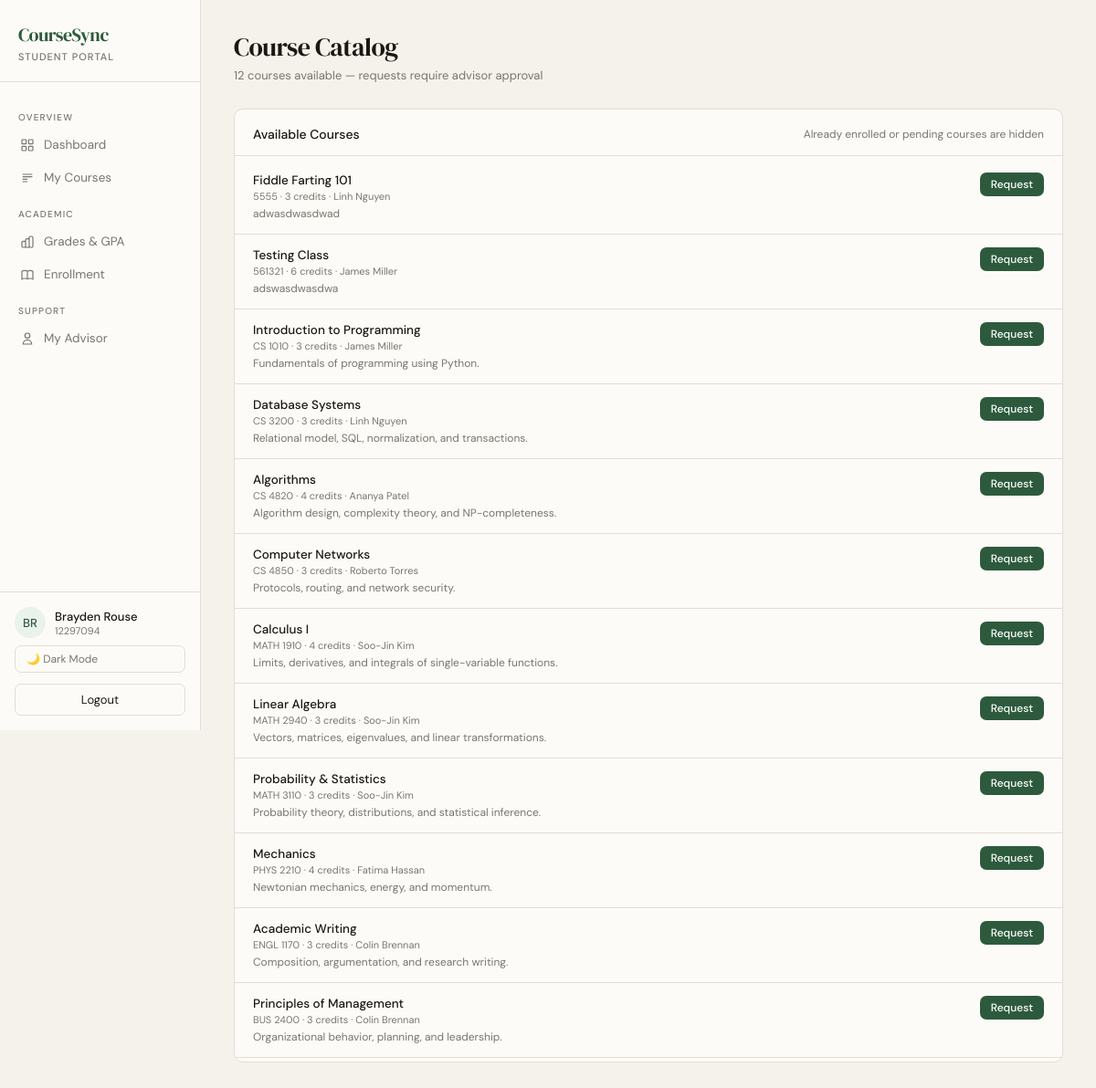
/student/catalog/ (signed in), run on an earlier commit of the app's database.
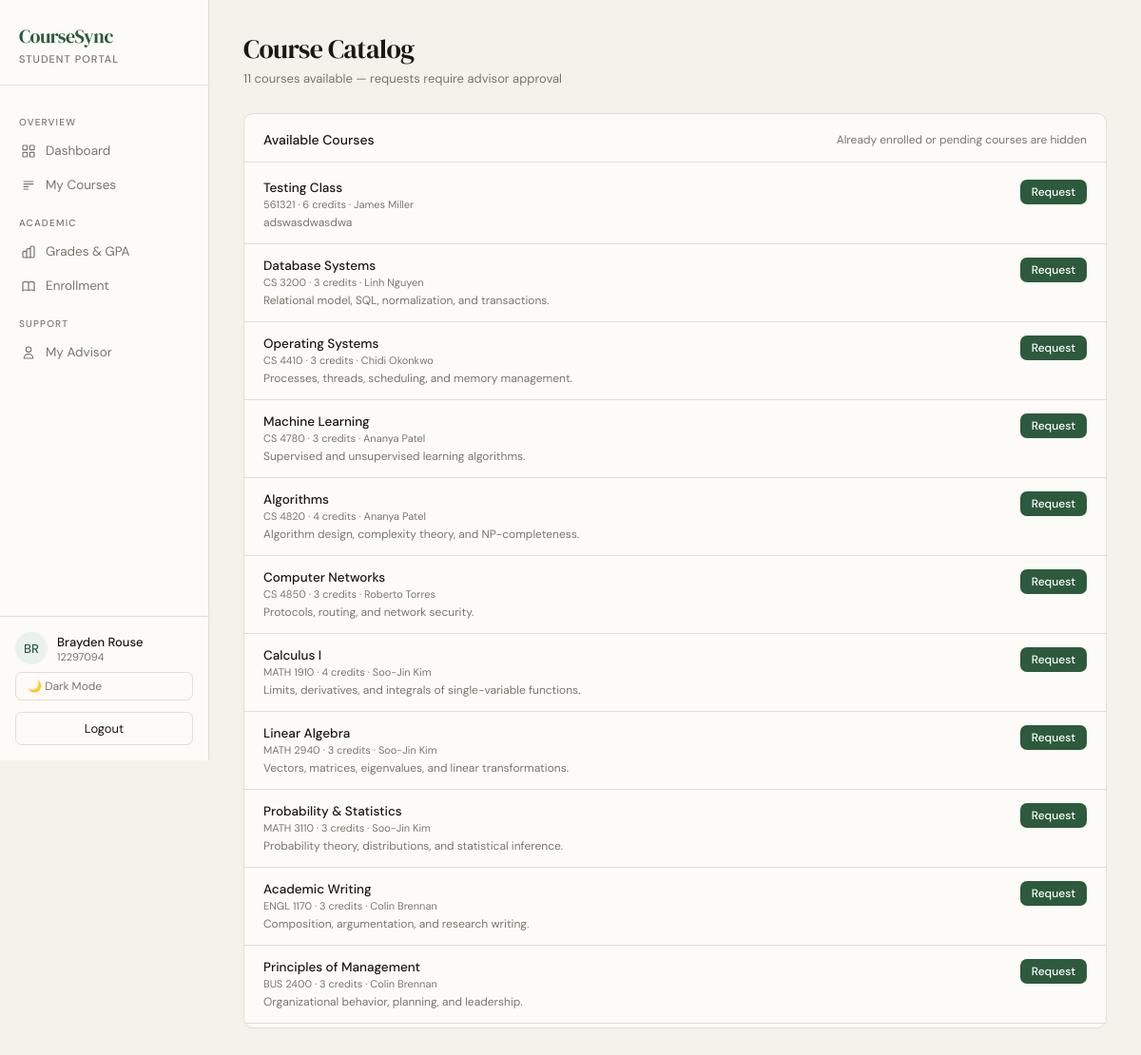
And on a later commit of the database.
### academics/models.py (models this page shows, shortened)
class Course(models.Model):
    code = models.CharField(max_length=20, unique=True)
    title = models.CharField(max_length=200)
    description = models.TextField(blank=True)
    credits = models.PositiveIntegerField(default=3)
    capacity = models.PositiveIntegerField(default=30)
    professor = models.ForeignKey(
        User,
        on_delete=models.SET_NULL,
        null=True,
        blank=True,
        related_name="courses_taught",
        limit_choices_to={"role": "professor"},
    )

### accounts/models.py (models this page shows, shortened)
class User(AbstractUser):
    class Roles(models.TextChoices):
        STUDENT = "student", "Student"
        TA = "ta", "Teaching Assistant"
        PROFESSOR = "professor", "Professor"
        ADVISOR = "advisor", "Advisor"
        REGISTRAR = "registrar", "Registrar"
        SYSADMIN = "sysadmin", "System Admin"
    role = models.CharField(max_length=20, choices=Roles.choices)
    university_id = models.CharField(max_length=20, unique=True, null=True, blank=True)

### academics/views.py (the view, shortened to what this page needs)
# urls.py: path("student/catalog/", course_catalog, name="course_catalog"),
@login_required
@role_required("student", "ta")
def course_catalog(request):
    enrolled_course_ids = set(
        Enrollment.objects.filter(student=request.user)
        .exclude(status="denied")
        .values_list("course_id", flat=True)
    )
    available_courses = Course.objects.exclude(id__in=enrolled_course_ids).select_related("professor")
    return render(request, "course_catalog.html", {
        "available_courses": available_courses,
        "profile": getattr(request.user, "student_profile", None),
    })

### templates/course_catalog.html (shortened to what the changed rows need)
{% load static %}
<!DOCTYPE html>
<html lang="en" data-theme="{{ request.session.theme|default:'light' }}">
<head>
  <link rel="stylesheet" href="{% static 'css/student.css' %}">
</head>
<body>
<div class="shell">
  <main class="main">
    <div class="page-header">
      <div class="page-title">Course Catalog</div>
      <div class="page-sub">{{ available_courses|length }} course{{ available_courses|length|pluralize }} available — requests require advisor approval</div>
    </div>
    {% if available_courses %}
    <div class="card">
      <div class="card-body">
        {% for course in available_courses %}
        <div style="display:flex;align-items:flex-start;padding:14px 20px;border-bottom:1px solid var(--border);gap:12px">
          <div style="flex:1">
            <div class="course-name">{{ course.title }}</div>
            <div class="course-code">{{ course.code }} · {{ course.credits }} credit{{ course.credits|pluralize }}{% if course.professor %} · {{ course.professor.get_full_name }}{% endif %}</div>
            {% if course.description %}<div style="font-size:12px;color:var(--muted);margin-top:4px">{{ course.description }}</div>{% endif %}
          </div>
          <form method="post" action="{% url 'propose_enrollment' course.id %}" style="flex-shrink:0">
            <button type="submit" class="btn btn-primary btn-sm">Request</button>
          </form>
        </div>
        {% endfor %}
      </div>
    </div>
    {% else %}
    <div class="card">
      <div style="padding: 40px 20px; text-align: center; color: var(--muted); font-size: 13px;">
        No additional courses available to request.
      </div>
    </div>
    {% endif %}
  </main>
</div>
</body>
</html>

What changed in the data, as far as the page shows it:
removed Course: title "Fiddle Farting 101", code "5555", credits "3", professor.get_full_name "Linh Nguyen", description "adwasdwasdwad"
no longer on this page (row unchanged): Course: title "Introduction to Programming", code "CS 1010", credits "3", professor.get_full_name "James Miller", description "Fundamentals of programming using Python."
no longer on this page (row unchanged): Course: title "Mechanics", code "PHYS 2210", credits "4", professor.get_full_name "Fatima Hassan", description "Newtonian mechanics, energy, and momentum."
now on this page (row unchanged): Course: title "Operating Systems", code "CS 4410", credits "3", professor.get_full_name "Chidi Okonkwo", description "Processes, threads, scheduling, and memory management."
now on this page (row unchanged): Course: title "Machine Learning", code "CS 4780", credits "3", professor.get_full_name "Ananya Patel", description "Supervised and unsupervised learning algorithms."
Also different on the page:
{{ available_courses|length }}: "12" → "11"
